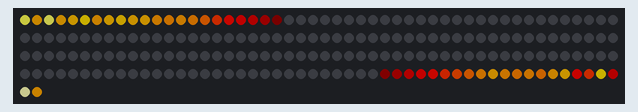
Bench run of a sketch on a simulated Arduino Uno, built with avr-gcc and run on an emulated ATmega328P. Parts: 202 RGB LEDs in strip order, left to right, continuing on the next row. Dim RGB values are drawn brighter than linear; random numbers use the default seed unless the sketch sets one; what the sketch prints to the serial monitor is not drawn.

Above: at 6.46 s.
At 24.55 s:
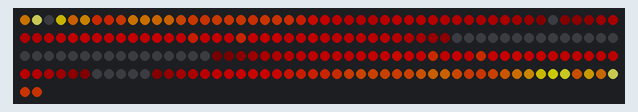
At 36.84 s:
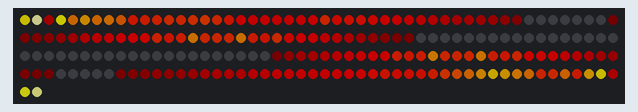
At 39.95 s:
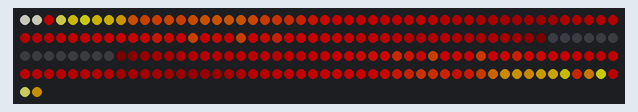

The sketch:

rebellion_logo.ino
```cpp
#include <FastLED.h>

#define LED_PIN 2

#define BRIGHTNESS  100  //64
#define LED_TYPE    WS2812B
#define COLOR_ORDER GRB

#define nbLeds 202
CRGB leds[nbLeds];
uint8_t heat[nbLeds];

#define CoolAmount 7

#define nbLeds 202
#define nbStartingpoints 2
int startingPoints[] = {0,201};

#define nbIdenticalPairPoints 2
struct pairPoints{
  int point1;
  int point2;
};

pairPoints identicalPairPoints[] = {{25, 66}, {66, 136}};

#define nbPathAndDirections 6
struct PAD{
  int start;
  int end;
  int dir;
};
PAD pathAndDirections[] = {{0, 44, 1},{45, 66, -1},{66, 101, 1},{102, 136, -1},{136, 157, 1},{158, 201, -1}};

int startPause = 0;

#define UPDATES_PER_SECOND 60

void setup() {
    delay( 3000 ); // power-up safety delay
    FastLED.addLeds<LED_TYPE, LED_PIN, COLOR_ORDER>(leds, nbLeds).setCorrection( TypicalLEDStrip );
    FastLED.setBrightness(  BRIGHTNESS );
    Serial.begin(9600);

    for(size_t i = 0; i < nbLeds; i++){
      leds[i].setRGB(0,0,0);
    }
    FastLED.show();
    delay(3000);

    uint16_t time = millis();
   // fill_gradient_RGB(leds, nbLeds, CRGB::Black, CRGB::Red, CRGB::Yellow, CRGB::White);
    Serial.print(time - millis());
}

void loop()
{

   //
    FireImproved();
    FastLED.show();
    FastLED.delay(1000 / UPDATES_PER_SECOND);
}

void FireImproved(){
        //cooldown cells by a random amount
        for (size_t i = 0; i < nbLeds; i++){
          uint8_t newHeat = random8(CoolAmount - 5, CoolAmount + 5);
          heat[i] = (heat[i] <= newHeat) ? 0 : (heat[i] - newHeat);
        }

        //spread the fire through all paths
        for (size_t i = 0; i < nbPathAndDirections; i++){
            int dir = pathAndDirections[i].dir;
            int start = dir == 1 ? pathAndDirections[i].start : pathAndDirections[i].end;
            int end = dir == 1 ? pathAndDirections[i].end : pathAndDirections[i].start;
            for (int k = end; k != start; k -= dir){
                uint8_t acc = 0;
                int nbOfFusions = constrain((dir*(k - start)), 0, 3);

                for (int l = 1; l <= nbOfFusions; l++){
                    acc += (l*heat[k -dir*l]) / fact(nbOfFusions);
                }
                if(nbOfFusions != 0){
                    heat[k] = acc;
                }
            }
        }

        //copy identicalPoints
        for (size_t i = 0; i < nbIdenticalPairPoints; i++){
            uint16_t index1 = identicalPairPoints[i].point1;
            uint16_t index2 = identicalPairPoints[i].point2;
            uint8_t maxHeat = max(heat[index1], heat[index2]);
            heat[index1] = maxHeat;
            heat[index2] = maxHeat;
        }


        //start new fires at the starting points
        for (size_t i = 0; i < nbStartingpoints; i++){
          heat[startingPoints[i]] = random8(100, 255);
        }

        //map heat to color

        for (size_t j = 0; j < nbLeds; j++)
        {
            uint8_t curHeat = heat[j];
            //leds[j].setRGB(0, 0, interpolate0to100(curHeat, 0, 255));

            if (curHeat <= 0) { leds[j] = CRGB(0, 0, 0); }
            else if (curHeat <= 75) { leds[j] = CRGB(interpolate0to255(curHeat, 1, 75), 0, 0); }
            else if (curHeat <= 175) { leds[j] = CRGB(255, interpolate0to255(curHeat, 76, 175), 0); }
            else { leds[j] = CRGB(255, 255, interpolate0to255(curHeat, 176, 255)); }
            //if (curHeat <= 70) { leds[j].setHSV(0, 0, 0); }
            //else if (curHeat <= 170) { leds[j].setHSV(0, 255, interpolate0to255(curHeat, 71, 170)); }
            //else if (curHeat <= 220) { leds[j].setHSV(interpolate0to60(curHeat, 171, 220), 255, 255); }
            //else { leds[j].setHSV(60, 255 - interpolate0to255(curHeat, 220, 255), 255); }
        }
        /*
        for (size_t i = 0; i < nbPathAndDirections; i++){
            int dir = pathAndDirections[i].dir;
            int start = dir == 1 ? pathAndDirections[i].start : pathAndDirections[i].end;
            int end = dir == 1 ? pathAndDirections[i].end : pathAndDirections[i].start;

            Serial.print(dir);

            int lastIndex = start;
            int curIndex = start;
            while(curIndex != end & heat[curIndex] > 175){
              curIndex += dir;
            }if(lastIndex != start){
              if(dir == 1){
                fill_gradient_RGB(leds + lastIndex, curIndex - lastIndex, CRGB::White, CRGB::Yellow);
              }else{
                fill_gradient_RGB(leds + curIndex, lastIndex - curIndex, CRGB::Yellow, CRGB::White);
              }
            }
            lastIndex = curIndex;
            while(curIndex != end & heat[curIndex] > 75){
              curIndex += dir;
            }if(lastIndex != start){
              if(dir == 1){
                fill_gradient_RGB(leds + lastIndex, curIndex - lastIndex, CRGB::Yellow, CRGB::Red);
              }else{
                fill_gradient_RGB(leds + curIndex, lastIndex - curIndex, CRGB::Red, CRGB::Yellow);
              }
            }
            lastIndex = curIndex;

            while(curIndex != end & heat[curIndex] > 0){
              curIndex += dir;
            }if(lastIndex != start){
              if(dir == 1){
                fill_gradient_RGB(leds + lastIndex, curIndex - lastIndex, CRGB::Red, CRGB::Black);
              }else{
                fill_gradient_RGB(leds + curIndex, lastIndex - curIndex, CRGB::Black, CRGB::Red);
              }
            }
        }
        */
    }

    uint8_t interpolate0to255(uint8_t val, uint8_t min, uint8_t max){
        return (255*(val - min))/(max - min);
    }
    uint8_t interpolate0to100(uint8_t val, uint8_t min, uint8_t max){
        return (100*(val - min))/(max - min);
    }
    uint8_t interpolate0to60(uint8_t val, uint8_t min, uint8_t max){
        return (60*(val - min))/(max - min);
    }

    int fact(int k){
      return (k==1 || k==0) ? 1 : k*fact(k-1);
    }
```
